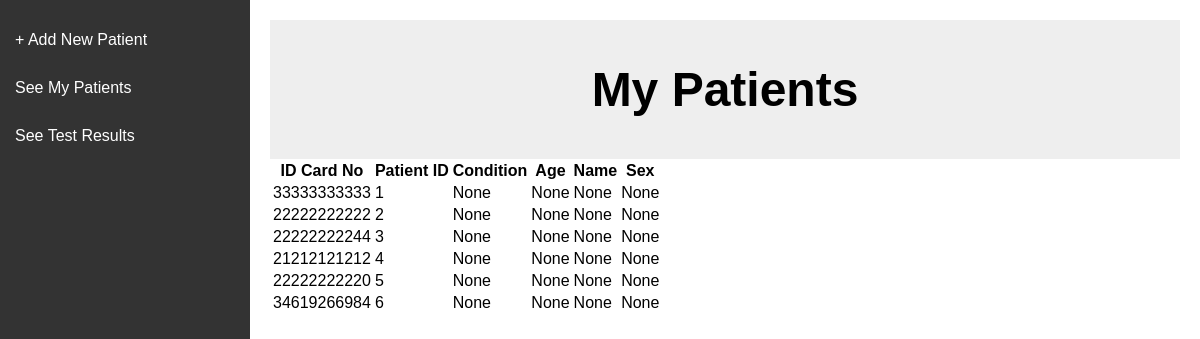
/mypatients, run on the app's committed database.
### tables this page shows
CREATE TABLE "Patients"
(
    RepublicOfTurkeyIDCardNo TEXT default 00000000000 not null
        unique,
    PatientID                integer                  not null
        primary key autoincrement
        unique
, Condition TEXT, Age integer, Name TEXT, Sex TEXT);

### app.py (the view)
@app.route('/mypatients')
def my_patients():
	patients = ShowPatientsController.ShowPatients()
	return render_template('ShowPatients.html', patients=patients)

### Controller/ShowPatientsController.py (called while the page is built)
    @staticmethod
    def ShowPatients():
        patients = PatientModel.GetAllPatients()
        return patients

### Model/PatientModel.py (called while the page is built)
    @staticmethod
    def GetAllPatients():
        conn = sqlite3.connect('Database/Database.db')
        cursor = conn.cursor()
        cursor.execute('SELECT RepublicOfTurkeyIDCardNo, PatientID, Condition, Age, Name, Sex FROM Patients')
        patients = cursor.fetchall()
        conn.close()
        return patients

### templates/ShowPatients.html (shortened to what this page needs)
<!DOCTYPE html>
<html lang="en">
<head>
    <link rel="stylesheet" href="{{ url_for('static', filename='Dashboard.css') }}">
</head>
<body>
    <aside class="sidebar">
        <nav class="sidebar-nav">
            <ul>
                <li><a href="#" class="sidebar-link add-patient-trigger">+ Add New Patient</a></li>
                <li><a href="/mypatients" class="sidebar-link">See My Patients</a></li>
                <li><a href="/testresults" class="sidebar-link">See Test Results</a></li>
            </ul>
        </nav>
    </aside>
    <main class="content">
        <header class="header">
            <h1>My Patients</h1>
        </header>
        <section class="patient-list">
            <table>
                <thead>
                    <tr>
                        <th>ID Card No</th>
                        <th>Patient ID</th>
                        <th>Condition</th>
                        <th>Age</th>
                        <th>Name</th>
                        <th>Sex</th>
                    </tr>
                </thead>
                <tbody>
                    {% for patient in patients %}
                    <tr>
                        <td>{{ patient[0] }}</td>
                        <td>{{ patient[1] }}</td>
                        <td>{{ patient[2] }}</td>
                        <td>{{ patient[3] }}</td>
                        <td>{{ patient[4] }}</td>
                        <td>{{ patient[5] }}</td>
                    </tr>
                    {% endfor %}
                </tbody>
            </table>
        </section>
    </main>
</body>
</html>

### static/Dashboard.css (style rules this page uses)
body { margin: 0; font-family: 'Arial', sans-serif; }
.sidebar { width: 250px; position: fixed; top: 0; left: 0; bottom: 0; background-color: #333; color: white; }
.sidebar-nav ul { list-style: none; padding: 0; }
.sidebar-nav li a { display: block; padding: 15px; color: white; text-decoration: none; transition: background-color 0.3s; }
.content { margin-left: 250px; padding: 20px; }
.header { background-color: #eee; padding: 10px; text-align: center; font-size: 24px; }

### data on the page
Patients: RepublicOfTurkeyIDCardNo "33333333333", PatientID "1", patient "None"
Patients: RepublicOfTurkeyIDCardNo "22222222222", PatientID "2", patient "None"
Patients: RepublicOfTurkeyIDCardNo "22222222244", PatientID "3", patient "None"
Patients: RepublicOfTurkeyIDCardNo "21212121212", PatientID "4", patient "None"
Patients: RepublicOfTurkeyIDCardNo "22222222220", PatientID "5", patient "None"
Patients: RepublicOfTurkeyIDCardNo "34619266984", PatientID "6", patient "None"
